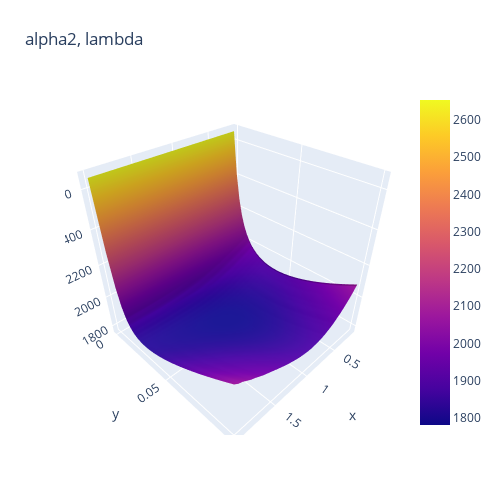

Notebook cell for this chart:
### Code cell
fig = go.Figure(data=[go.Surface(x=alpha_2_grid,y=k_grid,z=likelihood3)])

fig.update_layout(title='alpha2, lambda', autosize=False,
                  width=500, height=500,
                  margin=dict(l=65, r=50, b=65, t=90))

fig.show()

### Figure 1 — Plotly figure (JSON) as saved in the notebook; plotly's stock layout.template omitted (floating-point values rounded to 4 significant figures; data arrays with more than 128 entries replaced by an {"elided": "..."} marker saying what was removed)
{"data": [{"type": "surface", "x": {"elided": "40x40 float values"}, "y": {"elided": "40x40 float values"}, "z": {"elided": "40x40 float values"}}], "layout": {"autosize": false, "height": 500, "margin": {"b": 65, "l": 65, "r": 50, "t": 90}, "title": {"text": "alpha2, lambda"}, "width": 500}}
